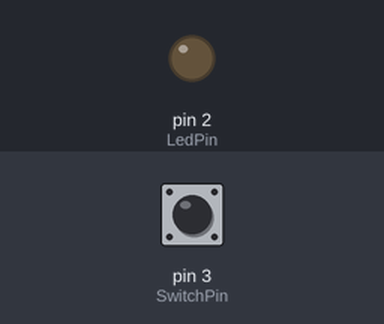
Recording of a sketch running on a simulated Arduino Uno, built with avr-gcc and run on an emulated ATmega328P. Parts: output pins drawn as LEDs (lit = HIGH). Inputs (shaded band) come from the test bench; at power-on: pin 3 (SwitchPin) LOW. What the sketch prints to the serial monitor is not drawn.

Above: at 1.8 s.
1.9 s: pin 3 (SwitchPin) pulled HIGH for 0.6 s
At 2.4 s:
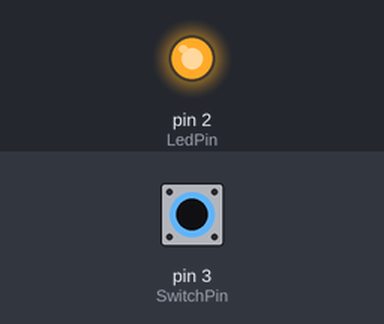
4.0 s: pin 3 (SwitchPin) pulled HIGH for 3.2 s
At 8.4 s:
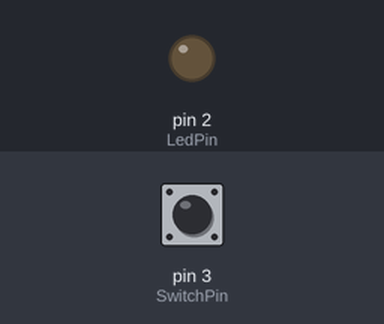
Timing chart, 0 to 9.9 s (numbered marks = the images above; inputs shaded):
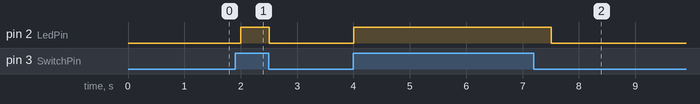

Measured:
- after the input at 1.9 s, pin 2 (LedPin): LOW → HIGH after 0.10 s, → LOW 0.50 s later
- after the input at 4.0 s, pin 2 (LedPin): LOW → HIGH at once, → LOW 3.5 s later

The sketch:

lesson09.ino
```cpp
#define LedPin 2
#define SwitchPin 3

int val = 0;

void setup() {
  // put your setup code here, to run once:
  Serial.begin(9600);
  pinMode(LedPin, OUTPUT);
  pinMode(SwitchPin, INPUT);
  digitalWrite(LedPin,LOW);
}

void loop() {
  // put your main code here, to run repeatedly:
  val = digitalRead(SwitchPin);
  Serial.print(val);
  if(val == 1){
    Serial.println(" : スイッチが押されました");
    } else {
    Serial.println(" : スイッチが押されていません");
    };
    digitalWrite(LedPin,val);
    delay(500);
}
```
